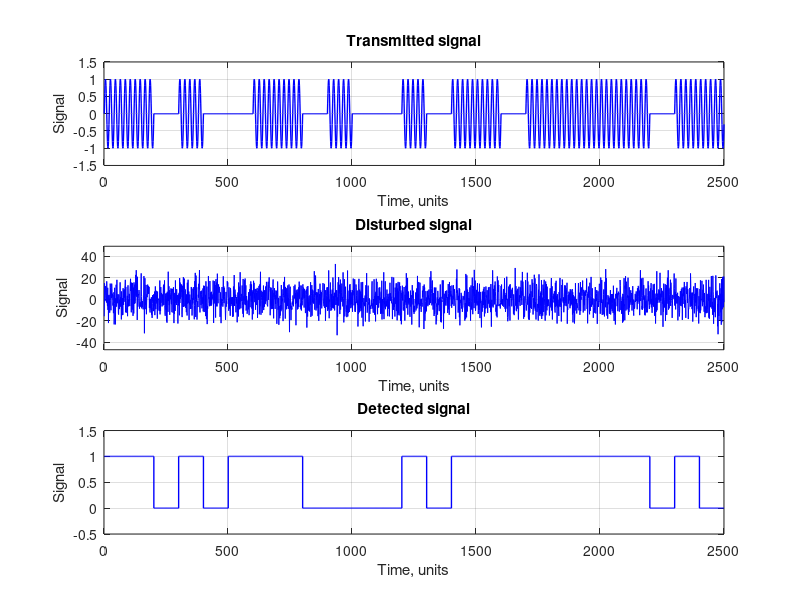

The MATLAB script that drew this image:
%% tasks 1 & 2
clc, clearvars, clear

SYMBOLS = 10; % number of symbols
s = randi(2, 1, SYMBOLS) - 1; % random sequence of 1 and 0

SAMPLES_PER_SYMBOL = 100; % numbero of samples utilized per each syimbol


% --- Transmitted signal
s0 = ones(1, SAMPLES_PER_SYMBOL); % unipolar pulses carrier
sTx = kron(s, s0); % kroner multiplication simulating DAC

subplot(3, 1, 1), plot(sTx, 'b', 'Linewidth', 1), grid on; % draws the first plot
xlabel('Time, units'), ylabel('Signal'), title('Transmitted signal'), ylim([-.5, 1.5]); % labels and title


% --- Signal with GWN
SNR = 10; % dB

sRx = awgn(sTx, SNR); % adds noise to the trasmitted signal
threshold = ( max(sTx) + min(sTx) ) / 2; % calculates the threshold 

subplot(3, 1, 2), plot(sRx, 'b'), grid on; % draws the second plot
xlabel('Time, units'), ylabel('Signal'), title('Disturbed signal'), ylim([min(sRx), max(sRx)]); % labels and title
hold on, plot([0, length(sTx)], [threshold, threshold], 'r', 'Linewidth', 1), hold off; % adds threshold red line


% --- Detected signal
sD = sRx > threshold; % regenerate the signal

subplot(3, 1, 3), plot(sD, 'b', 'Linewidth', 1); grid on; % draws the third plot
xlabel('Time, units'), ylabel('Signal'), title('Detected signal'); ylim([-.5, 1.5]); % labels and title








%% Tasks 3 and 4
clc, clearvars, clear

SYMBOLS = 10;
% s = randi(2, 1, SYMBOLS) - 1;
s = [0, 0, 1, 1, 1, 1, 0, 1, 0, 0];

SAMPLES_PER_SYMBOL = 100;

% --- Transmitted signal
s0 = ones(1, SAMPLES_PER_SYMBOL); % unipolar pulses carrier
sTx = kron(s, s0); % kroner multiplication simulating DAC

subplot(3, 1, 1), plot(sTx, 'b', 'Linewidth', 1), grid on; % draws the first plot
xlabel('Time, units'), ylabel('Signal'), title('Transmitted signal'), ylim([-.5, 1.5]); % labels and title


% --- Signal with GWN
SNR = -5; % dB

sRx = awgn(sTx, SNR); % adds noise to the trasmitted signal
threshold = ( max(sTx) + min(sTx) ) / 2; % calculates the threshold 

subplot(3, 1, 2), plot(sRx, 'b'), grid on; % draws the second plot
xlabel('Time, units'), ylabel('Signal'), title('Disturbed signal'), ylim([min(sRx), max(sRx)]); % labels and title
hold on, plot([0, length(sTx)], [threshold, threshold], 'r', 'Linewidth', 1), hold off; % adds threshold red line


% --- Detected signal
sRx = reshape(sRx, SAMPLES_PER_SYMBOL, SYMBOLS); % slice recieved signal into segments 
sD = mean(sRx) > threshold; % compare the mean of each clumn with the threshold  
sDvec = kron(sD,ones(1,SAMPLES_PER_SYMBOL)); 

subplot(3, 1, 3), stairs(sDvec, 'b', 'Linewidth', 1); grid on; % draws the third plot
xlabel('Time, units'), ylabel('Signal'), title('Detected signal'); ylim([-.5, 1.5]); % labels and title








%% Task 5
clc, clearvars, clear

SYMBOLS = 10000;
s = randi(2, 1, SYMBOLS) - 1; % random sequence of 1 and 0

SAMPLES_PER_SYMBOL = 100;
TOTAL_SAMPLES = SYMBOLS * SAMPLES_PER_SYMBOL; 


% --- Transmitted signal
s0 = ones(1, SAMPLES_PER_SYMBOL); % unipolar pulses carrier
sTx = kron(s, s0); % kroner multiplication simulating DAC

subplot(3, 1, 1), plot( sTx(1:25*SAMPLES_PER_SYMBOL) , 'b', 'Linewidth', 1), grid on; % draws the first plot
xlabel('Time, units'), ylabel('Signal'), title('Transmitted signal'), ylim([-.5, 1.5]); % labels and title


% --- Signal with GWN
SNR = -5; % dB

sRx = awgn(sTx, SNR); % adds noise to the trasmitted signal
threshold = ( max(sTx) + min(sTx) ) / 2; % calculates the threshold 

subplot(3, 1, 2), plot(sRx(1:25*SAMPLES_PER_SYMBOL), 'b'), grid on; % draws the second plot
xlabel('Time, units'), ylabel('Signal'), title('Disturbed signal'), ylim([min(sRx), max(sRx)]); % labels and title
hold on, plot([0, 25*SAMPLES_PER_SYMBOL], [threshold, threshold], 'r', 'Linewidth', 1), hold off; % adds threshold red line


% --- Detected signal
sRx = reshape(sRx, SAMPLES_PER_SYMBOL, SYMBOLS); % slice recieved signal into segments 
sD = mean(sRx) > threshold; % compare the mean of each clumn with the threshold  
sDvec = kron(sD,ones(1,SAMPLES_PER_SYMBOL));

subplot(3, 1, 3), stairs(sDvec(1:25*SAMPLES_PER_SYMBOL), 'b', 'Linewidth', 1); grid on; % draws the third plot
xlabel('Time, units'), ylabel('Signal'), title('Detected signal'); ylim([-.5, 1.5]); % labels and title

% Error calculation
errVec = (sD ~= s); % creates a vector containing the different bits between sD and s
errors = sum(errVec); % number of total errors
disp("Total errors: " + errors); % displays the number of errors





%% Task 6

clc, clearvars, clear

SYMBOLS = 10000;
s = randi(2, 1, SYMBOLS) - 1; % random sequence of 1 and 0

SAMPLES_PER_SYMBOL = 100;


% --- Transmitted signal
SAMPLES_PER_PERIOD = 20; % numer of samples per period
PERIODS = (0 : SAMPLES_PER_SYMBOL - 1 )/SAMPLES_PER_PERIOD; % calculates the number of periods for each symbol

s0 = sin(2 * pi * PERIODS); % carrier is a sine wave
sTx = kron(s, s0); % kroner multiplication simulating DAC

subplot(3, 1, 1), plot( sTx(1:25*SAMPLES_PER_SYMBOL) , 'b', 'Linewidth', 1), grid on; % draws the first plot
xlabel('Time, units'), ylabel('Signal'), title('Transmitted signal'), ylim([-1.5, 1.5]); % adds labels and title


% --- Signal with GWN
SNR = 30; % dB

sRx = awgn(sTx, SNR); % adds noise to the trasmitted signal
threshold = ( max(sTx) + min(sTx) ) / 2; % calculates the threshold 

subplot(3, 1, 2), plot(sRx(1:25*SAMPLES_PER_SYMBOL), 'b'), grid on; % draws the second plot
xlabel('Time, units'), ylabel('Signal'), title('Disturbed signal'), ylim([min(sRx), max(sRx)]); % labels and title
hold on, plot([0, 25*SAMPLES_PER_SYMBOL], [threshold, threshold], 'r', 'Linewidth', 1), hold off; % adds threshold red line


% --- Detected signal
sRx = reshape(sRx, SAMPLES_PER_SYMBOL, SYMBOLS); % slice recieved signal into segments 
sD = mean(sRx) > threshold; % compare the mean of each clumn with the threshold  
sDvec = kron(sD,ones(1,SAMPLES_PER_SYMBOL));

subplot(3, 1, 3), stairs(sDvec(1:25*SAMPLES_PER_SYMBOL), 'b', 'Linewidth', 1); grid on; % draws the third plot
xlabel('Time, units'), ylabel('Signal'), title('Detected signal'); ylim([-.5, 1.5]); % labels and title

% Error calculation
errVec = (sD ~= s); % creates a vector containing the different bits between sD and s
errors = sum(errVec); % number of total errors
disp("Total errors: " + errors); % displays the number of errors





%% Task 7

clc, clearvars, clear

SYMBOLS = 10000;
s = randi(2, 1, SYMBOLS) - 1; % random sequence of 1 and 0

SAMPLES_PER_SYMBOL = 100;


% --- Transmitted signal
SAMPLES_PER_PERIOD = 20; % numer of samples per period
PERIODS = (0 : SAMPLES_PER_SYMBOL - 1 )/SAMPLES_PER_PERIOD; % calculates the number of periods for each symbol

s0 = sin(2 * pi * PERIODS); % carrier is a sine wave
sTx = kron(s, s0); % kroner multiplication simulating DAC

subplot(3, 1, 1), plot( sTx(1:25*SAMPLES_PER_SYMBOL) , 'b', 'Linewidth', 1), grid on; % draws the first plot
xlabel('Time, units'), ylabel('Signal'), title('Transmitted signal'), ylim([-1.5, 1.5]); % adds labels and title


% --- Signal with GWN
SNR = -20; % dB

sRx = awgn(sTx, SNR); % adds noise to the trasmitted signal

subplot(3, 1, 2), plot(sRx(1:25*SAMPLES_PER_SYMBOL), 'b'), grid on; % draws the second plot
xlabel('Time, units'), ylabel('Signal'), title('Disturbed signal'), ylim([min(sRx), max(sRx)]); % labels and title


% --- Detected signal
threshold =  dot( s0, s0 ) / 2; % half of the carrier energy

sRx = reshape(sRx, SAMPLES_PER_SYMBOL, SYMBOLS); % slice recieved signal into segments 

sD = (s0 * sRx) > threshold; % compares the with the threshold  

sDvec = kron(sD,ones(1,SAMPLES_PER_SYMBOL));

subplot(3, 1, 3), stairs(sDvec(1:25*SAMPLES_PER_SYMBOL), 'b', 'Linewidth', 1); grid on; % draws the third plot
xlabel('Time, units'), ylabel('Signal'), title('Detected signal'); ylim([-.5, 1.5]); % labels and title

% Error calculation
errVec = (sD ~= s); % creates a vector containing the different bits between sD and s
errors = sum(errVec); % number of total errors
disp("Total errors: " + errors); % displays the number of errors
